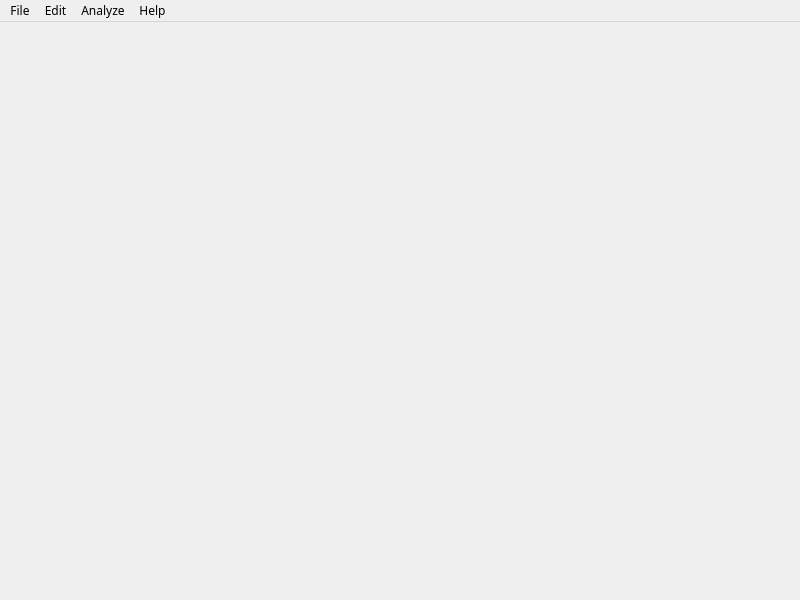
<?xml version="1.0" encoding="UTF-8"?>
<ui version="4.0">
 <class>panWindow</class>
 <widget class="QMainWindow" name="panWindow">
  <property name="geometry">
   <rect>
    <x>0</x>
    <y>0</y>
    <width>800</width>
    <height>600</height>
   </rect>
  </property>
  <property name="minimumSize">
   <size>
    <width>0</width>
    <height>0</height>
   </size>
  </property>
  <property name="maximumSize">
   <size>
    <width>16777215</width>
    <height>16777215</height>
   </size>
  </property>
  <property name="font">
   <font>
    <family>微软雅黑</family>
    <pointsize>9</pointsize>
    <weight>50</weight>
    <bold>false</bold>
   </font>
  </property>
  <property name="windowTitle">
   <string>Pan-Genome Profile Curve</string>
  </property>
  <widget class="QWidget" name="centralwidget"/>
  <widget class="QMenuBar" name="menubar">
   <property name="geometry">
    <rect>
     <x>0</x>
     <y>0</y>
     <width>800</width>
     <height>23</height>
    </rect>
   </property>
   <property name="font">
    <font>
     <pointsize>9</pointsize>
    </font>
   </property>
   <widget class="QMenu" name="menuFile">
    <property name="geometry">
     <rect>
      <x>261</x>
      <y>103</y>
      <width>196</width>
      <height>116</height>
     </rect>
    </property>
    <property name="font">
     <font>
      <pointsize>9</pointsize>
     </font>
    </property>
    <property name="title">
     <string>File</string>
    </property>
    <addaction name="actionSave_Pan_Genome_Data"/>
    <addaction name="actionExport_PNG_Image"/>
    <addaction name="actionExport_TIFF_Image"/>
   </widget>
   <widget class="QMenu" name="menuEdit">
    <property name="geometry">
     <rect>
      <x>296</x>
      <y>103</y>
      <width>163</width>
      <height>160</height>
     </rect>
    </property>
    <property name="title">
     <string>Edit</string>
    </property>
    <widget class="QMenu" name="menuSet_Data_Model">
     <property name="title">
      <string>Set Data Model</string>
     </property>
     <addaction name="actionBoxplot"/>
     <addaction name="actionScatter_Plot"/>
    </widget>
    <widget class="QMenu" name="menuSet_Resolution">
     <property name="title">
      <string>Set Resolution</string>
     </property>
     <addaction name="action100_DPI"/>
     <addaction name="action300_dpi"/>
     <addaction name="action600_dpi"/>
    </widget>
    <addaction name="actionSet_Curve_Color"/>
    <addaction name="actionSet_Axis_Titles"/>
    <addaction name="actionAdd_Legend"/>
    <addaction name="menuSet_Data_Model"/>
    <addaction name="menuSet_Resolution"/>
   </widget>
   <widget class="QMenu" name="menuHelp">
    <property name="geometry">
     <rect>
      <x>394</x>
      <y>103</y>
      <width>120</width>
      <height>72</height>
     </rect>
    </property>
    <property name="font">
     <font>
      <pointsize>9</pointsize>
     </font>
    </property>
    <property name="title">
     <string>Help</string>
    </property>
    <addaction name="actionAbout"/>
   </widget>
   <widget class="QMenu" name="menuAnalyze">
    <property name="geometry">
     <rect>
      <x>334</x>
      <y>103</y>
      <width>192</width>
      <height>94</height>
     </rect>
    </property>
    <property name="title">
     <string>Analyze</string>
    </property>
    <addaction name="actionFit_Curve_Function"/>
    <addaction name="actionDraw_New_Gene_Curve"/>
   </widget>
   <addaction name="menuFile"/>
   <addaction name="menuEdit"/>
   <addaction name="menuAnalyze"/>
   <addaction name="menuHelp"/>
  </widget>
  <action name="actionAbout">
   <property name="text">
    <string>About</string>
   </property>
   <property name="font">
    <font>
     <family>微软雅黑</family>
    </font>
   </property>
   <property name="shortcut">
    <string>Ctrl+H</string>
   </property>
  </action>
  <action name="actionDocument">
   <property name="text">
    <string>Document</string>
   </property>
  </action>
  <action name="actionSave_Pan_Genome_Data">
   <property name="text">
    <string>Save Pan-Genome Data</string>
   </property>
   <property name="shortcut">
    <string>Ctrl+S</string>
   </property>
  </action>
  <action name="actionExport_PNG_Image">
   <property name="text">
    <string>Export PNG Image</string>
   </property>
   <property name="shortcut">
    <string>Ctrl+P</string>
   </property>
  </action>
  <action name="actionExport_TIFF_Image">
   <property name="text">
    <string>Export TIFF Image</string>
   </property>
   <property name="shortcut">
    <string>Ctrl+T</string>
   </property>
  </action>
  <action name="actionSet_Curve_Color">
   <property name="text">
    <string>Set Curve Color</string>
   </property>
   <property name="shortcut">
    <string>Ctrl+C</string>
   </property>
  </action>
  <action name="actionSet_Axis_Titles">
   <property name="text">
    <string>Set Axis Feature</string>
   </property>
   <property name="toolTip">
    <string>Set Axis Feature</string>
   </property>
   <property name="shortcut">
    <string>Ctrl+A</string>
   </property>
  </action>
  <action name="actionFit_Curve_Function">
   <property name="text">
    <string>Fit Curve Function</string>
   </property>
   <property name="shortcut">
    <string>Ctrl+F</string>
   </property>
  </action>
  <action name="actionAdd_Legend">
   <property name="text">
    <string>Set Legend</string>
   </property>
   <property name="toolTip">
    <string>Set Legend</string>
   </property>
   <property name="shortcut">
    <string>Ctrl+L</string>
   </property>
  </action>
  <action name="actionDraw_New_Gene_Curve">
   <property name="text">
    <string>Draw New Gene Curve</string>
   </property>
   <property name="shortcut">
    <string>Ctrl+N</string>
   </property>
  </action>
  <action name="actionBoxplot">
   <property name="text">
    <string>Boxplot</string>
   </property>
   <property name="shortcut">
    <string>Alt+B</string>
   </property>
  </action>
  <action name="actionScatter_Plot">
   <property name="text">
    <string>Scatter Plot</string>
   </property>
   <property name="shortcut">
    <string>Alt+S</string>
   </property>
  </action>
  <action name="action100_DPI">
   <property name="text">
    <string>100 dpi</string>
   </property>
   <property name="shortcut">
    <string>Alt+1</string>
   </property>
  </action>
  <action name="action300_dpi">
   <property name="text">
    <string>300 dpi</string>
   </property>
   <property name="shortcut">
    <string>Alt+3</string>
   </property>
  </action>
  <action name="action600_dpi">
   <property name="text">
    <string>600 dpi</string>
   </property>
   <property name="shortcut">
    <string>Alt+6</string>
   </property>
  </action>
 </widget>
 <resources/>
 <connections/>
</ui>
